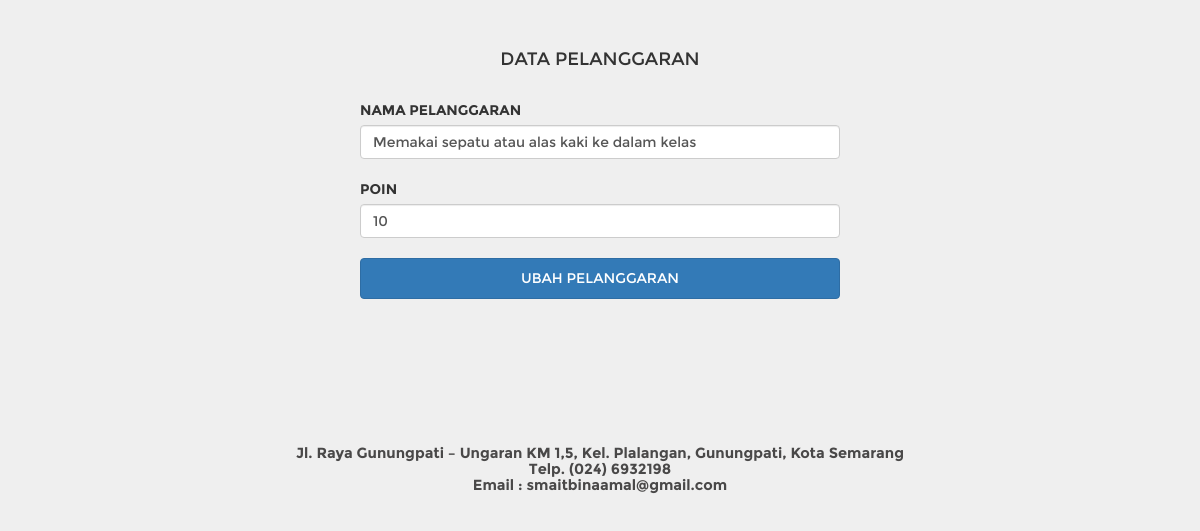
Page /edit_pelanggaran.php?id=9 (signed in) on the committed database.
### tables this page shows
CREATE TABLE IF NOT EXISTS `pelanggaran` (
  `id_pelanggaran` int(11) NOT NULL AUTO_INCREMENT,
  `jenis` varchar(100) NOT NULL,
  `poin` int(4) NOT NULL,
  PRIMARY KEY (`id_pelanggaran`)
);

### edit_pelanggaran.php (the view, shortened to what this page needs)
<?php
include 'header.php';
require 'functions/koneksi.php';
$id = $_GET['id'];
$pelanggaran = $conn->query("SELECT * FROM pelanggaran WHERE id_pelanggaran='$id'");
while ($edit_pelanggaran = $pelanggaran->fetch_object()) {
  $id_pelanggaran = $edit_pelanggaran->id_pelanggaran;
  $nama = $edit_pelanggaran->jenis;
  $poin = $edit_pelanggaran->poin;
}
 ?>
 <div class="" role="dialog" id="ubahadmin">
       <div class=""> <br>
             <br><h4><center>DATA PELANGGARAN</center></h4> <br>
             <form class="form-group" action="functions/edit_pelanggaran_proses.php?id=<?php echo $id_pelanggaran;?>" method="post">
                   <div class="">
                     <label for="nip">NAMA PELANGGARAN</label>
                     <input class="form-control" type="text" name="namabaru" value="<?php echo $nama?>" required="true">
                   </div> <br>
                   <div class="">
                       <label for="nama">POIN</label>
                       <input class="form-control" type="text" name="poinbaru" value="<?php echo $poin?>" required="true">
                   </div> <br>
                   <button class="btn btn-primary" type="submit" name="button">UBAH PELANGGARAN</button>
             </form><br><br>
       </div>
 </div>
 <?php
include 'footer.php';
  ?>

### css/style.css (style rules this page uses)
body { font-family: 'Montserrat'; background-color: #efefef; max-width: 100%; width: 100%; padding: 0px; }
div { max-width: 100%; }
#formtambahadmin div form button, #formtambahguru div form button, #formtambahsiswa div form button, #ubahadmin div form button { width: 100%; padding: 2% 0%; }
body #ubahadmin { margin-bottom: 8%; }
#ubahadmin div form { width: 40%; margin: 0 auto; display: block; }

### rows in the picture
pelanggaran: namabaru "Memakai sepatu atau alas kaki ke dalam kelas", poinbaru "10"
